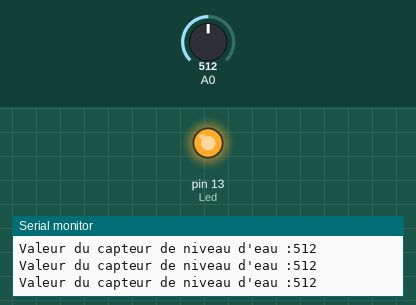
This sketch was run on a simulated Arduino Uno, built with avr-gcc and run on an emulated ATmega328P. Shown: output pins drawn as LEDs (lit = HIGH), the last lines printed to the serial monitor. The test bench sets the inputs (shaded band); at power-on: A0 = 512.

Above: at 1.2 s.
1.3 s: A0 set to 217
2.8 s: A0 set to 184
At 3.8 s:
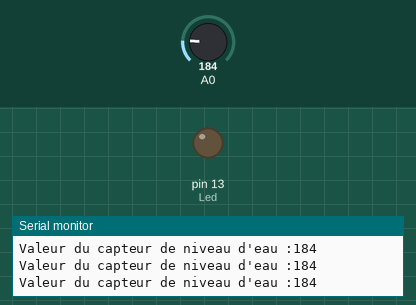
4.3 s: A0 set to 210
At 5.2 s:
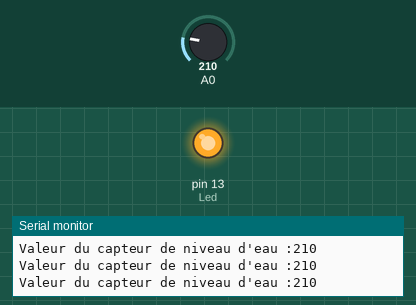
5.8 s: A0 set to 190
At 6.7 s:
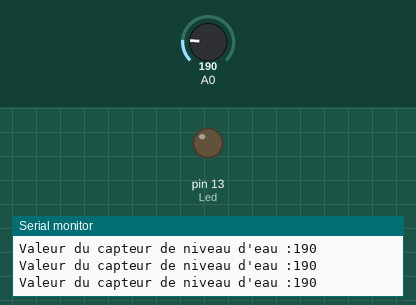
Timing chart, 0 to 8.3 s (numbered marks = the images above; inputs shaded):
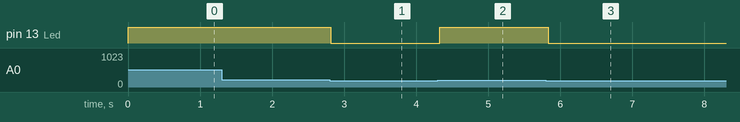

Measured:
- the behaviour switches between 200 and 199 on A0 (found by bisection; images 0 and 1)
- after the input at 2.8 s, pin 13 (Led): HIGH → LOW at once
- after the input at 4.3 s, pin 13 (Led): LOW → HIGH at once
- after the input at 5.8 s, pin 13 (Led): HIGH → LOW at once

The sketch:

Tuto_WaterLevel.ino
```cpp
int Led = 13;
int valeurNivEau;

void setup()
{
  Serial.begin(9600);
  pinMode(Led, OUTPUT);
}

void loop() {

  valeurNivEau = analogRead(A0);
  Serial.print("Valeur du capteur de niveau d'eau :");
  Serial.println(valeurNivEau);

  if(valeurNivEau >= 200) {
    digitalWrite(Led, HIGH);
  } else {
    digitalWrite(Led, LOW);
  }
  delay(100);
}
```
